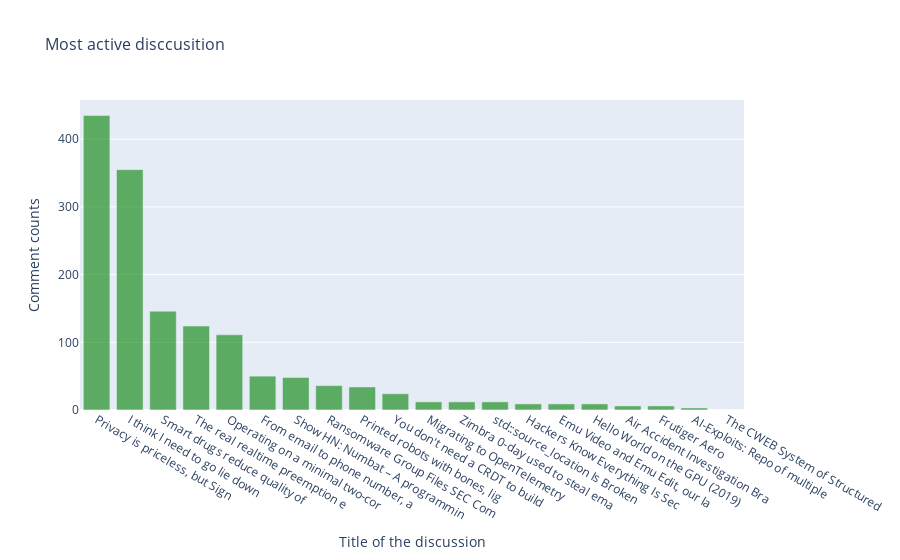

This figure's notebook cell:
### Code cell
from operator import itemgetter
import requests
import plotly.express as px

# Make an API call
url = "https://hacker-news.firebaseio.com/v0/topstories.json"
r = requests.get(url)
print(f"Status Code: {r.status_code}")

submission_ids = r.json()

# Empty list to store the submission
submission_dicts = []

for submission_id in submission_ids[:20]:
    url = f"https://hacker-news.firebaseio.com/v0/item/{submission_id}.json"
    r = requests.get(url)
    print(f"{submission_id}\tStatus: {r.status_code}")
    response_dict = r.json()

    # build a dictionary for each article
    try:
        submission_dict = {
            "title": response_dict["title"],
            "hn_link": f"https://news.ycombinator.com/item?id={submission_id}",
            "comments": response_dict["descendants"],
        }
    except KeyError:
        # This is a spcialYC post with comments disable
        continue
    else:
        submission_dicts.append(submission_dict)

submission_dicts = sorted(submission_dicts, key=itemgetter("comments"), reverse=True)

# process the data for plotting

article_links, comment_counts, hover_texts = [], [], []
for submission_dict in submission_dicts:
    # Making clickable name & link list
    name = submission_dict["title"][:30]
    article_url = submission_dict["hn_link"]
    article_link = f"<a href='{article_url}'>{name}</a>"
    article_links.append(article_link)

    # Making hover_text on the lable with return the title
    hover_texts.append(submission_dict["title"])

    # Making a comment count list
    comment_counts.append(submission_dict["comments"])

# Make the visualization

title = " Most active disccusition "
labels = {"x": "Title of the discussion", "y": "Comment counts"}

fig = px.bar(
    x=article_links,
    y=comment_counts,
    hover_name=hover_texts,
    title=title,
    labels=labels,
)

fig.update_layout(
    title_font_size=16, xaxis_title_font_size=14, yaxis_title_font_size=14
)

fig.update_traces(marker_color="Green", marker_opacity=0.6)

fig.show()

### Figure 1 — Plotly figure (JSON) as saved in the notebook; plotly's stock layout.template omitted (floating-point values rounded to 4 significant figures)
{"data": [{"alignmentgroup": "True", "hovertemplate": "<b>%{hovertext}</b><br><br>Title of the discussion=%{x}<br>Comment counts=%{y}<extra></extra>", "hovertext": ["Privacy is priceless, but Signal is expensive", "I think I need to go lie down", "Smart drugs reduce quality of effort, and slow decision-making", "The real realtime preemption end game", "Operating on a minimal two-core Postgres instance: Query optimization insights", "From email to phone number, a new OSINT approach (2019)", "Show HN: Numbat – A programming language with physical dimensions as types", "Ransomware Group Files SEC Complaint over Victim's Failure Disclose Data Breach", "Printed robots with bones, ligaments, and tendons", "You don't need a CRDT to build a collaborative experience", "Migrating to OpenTelemetry", "Zimbra 0-day used to steal email data from government organizations", "std::source_location Is Broken", "Hackers Know Everything Is Securities Fraud", "Emu Video and Emu Edit, our latest generative AI research milestones", "Hello World on the GPU (2019)", "Air Accident Investigation Branch: film lights caused window damage on A321neo", "Frutiger Aero", "AI-Exploits: Repo of multiple unauthenticated RCEs in AI tools", "The CWEB System of Structured Documentation"], "legendgroup": "", "marker": {"color": "Green", "opacity": 0.6, "pattern": {"shape": ""}}, "name": "", "offsetgroup": "", "orientation": "v", "showlegend": false, "textposition": "auto", "type": "bar", "x": ["<a href='https://news.ycombinator.com/item?id=38291427'>Privacy is priceless, but Sign</a>", "<a href='https://news.ycombinator.com/item?id=38288130'>I think I need to go lie down</a>", "<a href='https://news.ycombinator.com/item?id=38287257'>Smart drugs reduce quality of </a>", "<a href='https://news.ycombinator.com/item?id=38290145'>The real realtime preemption e</a>", "<a href='https://news.ycombinator.com/item?id=38276727'>Operating on a minimal two-cor</a>", "<a href='https://news.ycombinator.com/item?id=38290613'>From email to phone number, a </a>", "<a href='https://news.ycombinator.com/item?id=38276430'>Show HN: Numbat – A programmin</a>", "<a href='https://news.ycombinator.com/item?id=38291399'>Ransomware Group Files SEC Com</a>", "<a href='https://news.ycombinator.com/item?id=38288980'>Printed robots with bones, lig</a>", "<a href='https://news.ycombinator.com/item?id=38289327'>You don't need a CRDT to build</a>", "<a href='https://news.ycombinator.com/item?id=38292553'>Migrating to OpenTelemetry</a>", "<a href='https://news.ycombinator.com/item?id=38291199'>Zimbra 0-day used to steal ema</a>", "<a href='https://news.ycombinator.com/item?id=38292102'>std::source_location Is Broken</a>", "<a href='https://news.ycombinator.com/item?id=38293817'>Hackers Know Everything Is Sec</a>", "<a href='https://news.ycombinator.com/item?id=38291139'>Emu Video and Emu Edit, our la</a>", "<a href='https://news.ycombinator.com/item?id=38275698'>Hello World on the GPU (2019)</a>", "<a href='https://news.ycombinator.com/item?id=38293714'>Air Accident Investigation Bra</a>", "<a href='https://news.ycombinator.com/item?id=38276418'>Frutiger Aero</a>", "<a href='https://news.ycombinator.com/item?id=38291880'>AI-Exploits: Repo of multiple </a>", "<a href='https://news.ycombinator.com/item?id=38291735'>The CWEB System of Structured </a>"], "xaxis": "x", "y": [435, 355, 146, 124, 111, 50, 48, 36, 34, 24, 12, 12, 12, 9, 9, 9, 6, 6, 3, 0], "yaxis": "y"}], "layout": {"barmode": "relative", "legend": {"tracegroupgap": 0}, "title": {"font": {"size": 16}, "text": " Most active disccusition "}, "xaxis": {"anchor": "y", "domain": [0, 1], "title": {"font": {"size": 14}, "text": "Title of the discussion"}}, "yaxis": {"anchor": "x", "domain": [0, 1], "title": {"font": {"size": 14}, "text": "Comment counts"}}}}
